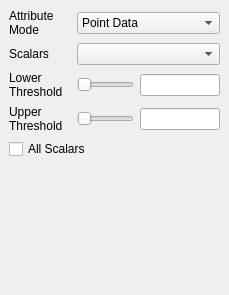
<ui version="4.0" >
 <author></author>
 <comment></comment>
 <exportmacro></exportmacro>
 <class>Form</class>
 <widget class="QWidget" name="Form" >
  <property name="geometry" >
   <rect>
    <x>0</x>
    <y>0</y>
    <width>229</width>
    <height>295</height>
   </rect>
  </property>
  <property name="windowTitle" >
   <string>Form</string>
  </property>
  <layout class="QGridLayout" >
   <property name="margin" >
    <number>9</number>
   </property>
   <property name="spacing" >
    <number>6</number>
   </property>
   <item row="0" column="1" colspan="2" >
    <widget class="QComboBox" name="comboBox" >
     <item>
      <property name="text" >
       <string>Point Data</string>
      </property>
     </item>
     <item>
      <property name="text" >
       <string>Cell Data</string>
      </property>
     </item>
    </widget>
   </item>
   <item row="1" column="1" colspan="2" >
    <widget class="QComboBox" name="SelectInputScalars" />
   </item>
   <item row="3" column="1" >
    <widget class="QSlider" name="ThresholdBetweenSlider:1" >
     <property name="orientation" >
      <enum>Qt::Horizontal</enum>
     </property>
    </widget>
   </item>
   <item row="3" column="2" >
    <widget class="QLineEdit" name="ThresholdBetweenLineEdit:1" />
   </item>
   <item row="2" column="0" >
    <widget class="QLabel" name="label_3" >
     <property name="text" >
      <string>Lower Threshold</string>
     </property>
     <property name="wordWrap" >
      <bool>true</bool>
     </property>
    </widget>
   </item>
   <item row="0" column="0" >
    <widget class="QLabel" name="label" >
     <property name="text" >
      <string>Attribute Mode</string>
     </property>
     <property name="wordWrap" >
      <bool>true</bool>
     </property>
    </widget>
   </item>
   <item row="2" column="2" >
    <widget class="QLineEdit" name="ThresholdBetweenLineEdit:0" />
   </item>
   <item row="3" column="0" >
    <widget class="QLabel" name="label_4" >
     <property name="text" >
      <string>Upper Threshold</string>
     </property>
     <property name="wordWrap" >
      <bool>true</bool>
     </property>
    </widget>
   </item>
   <item row="2" column="1" >
    <widget class="QSlider" name="ThresholdBetweenSlider:0" >
     <property name="orientation" >
      <enum>Qt::Horizontal</enum>
     </property>
    </widget>
   </item>
   <item row="1" column="0" >
    <widget class="QLabel" name="label_2" >
     <property name="text" >
      <string>Scalars</string>
     </property>
    </widget>
   </item>
   <item row="4" column="0" colspan="3" >
    <widget class="QCheckBox" name="AllScalars" >
     <property name="layoutDirection" >
      <enum>Qt::LeftToRight</enum>
     </property>
     <property name="text" >
      <string>All Scalars</string>
     </property>
    </widget>
   </item>
   <item row="5" column="0" colspan="3" >
    <spacer>
     <property name="orientation" >
      <enum>Qt::Vertical</enum>
     </property>
     <property name="sizeHint" >
      <size>
       <width>20</width>
       <height>40</height>
      </size>
     </property>
    </spacer>
   </item>
  </layout>
 </widget>
 <pixmapfunction></pixmapfunction>
 <resources/>
 <connections/>
</ui>
